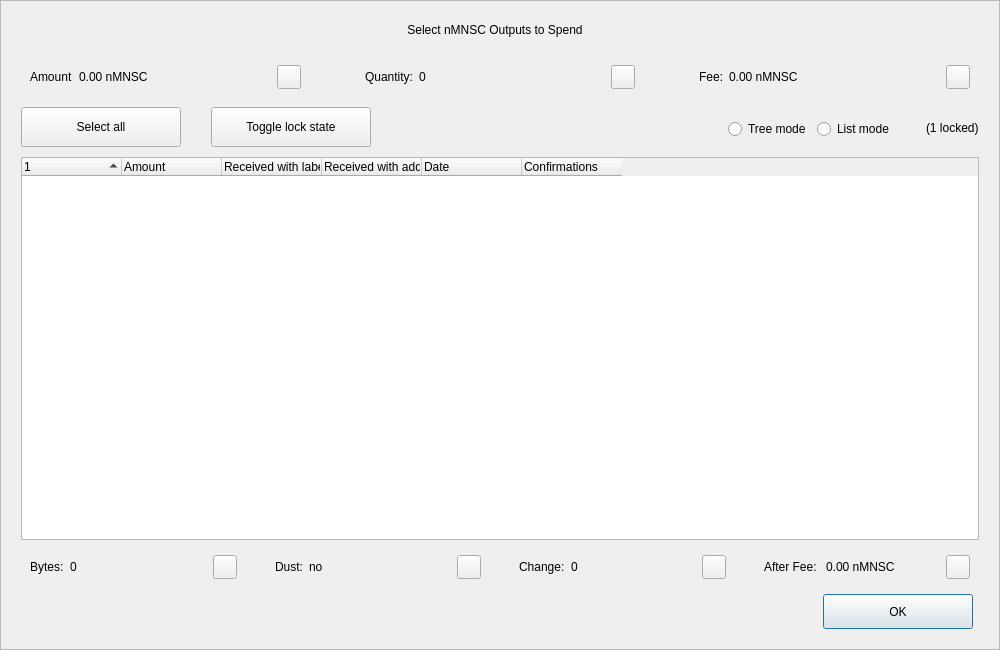
<?xml version="1.0" encoding="UTF-8"?>
<ui version="4.0">
 <class>CoinControlDialog</class>
 <widget class="QDialog" name="CoinControlDialog">
  <property name="geometry">
   <rect>
    <x>0</x>
    <y>0</y>
    <width>1000</width>
    <height>650</height>
   </rect>
  </property>
  <property name="minimumSize">
   <size>
    <width>950</width>
    <height>650</height>
   </size>
  </property>
  <property name="windowTitle">
   <string>Coin Selection</string>
  </property>
  <property name="styleSheet">
   <string notr="true"/>
  </property>
  <layout class="QVBoxLayout" name="verticalLayout">
   <property name="spacing">
    <number>0</number>
   </property>
   <property name="leftMargin">
    <number>0</number>
   </property>
   <property name="topMargin">
    <number>0</number>
   </property>
   <property name="rightMargin">
    <number>0</number>
   </property>
   <property name="bottomMargin">
    <number>0</number>
   </property>
   <item>
    <widget class="QFrame" name="frameContainer">
     <property name="toolTipDuration">
      <number>0</number>
     </property>
     <property name="frameShape">
      <enum>QFrame::StyledPanel</enum>
     </property>
     <property name="frameShadow">
      <enum>QFrame::Raised</enum>
     </property>
     <layout class="QVBoxLayout" name="verticalLayout_2">
      <property name="leftMargin">
       <number>0</number>
      </property>
      <property name="rightMargin">
       <number>0</number>
      </property>
      <property name="bottomMargin">
       <number>20</number>
      </property>
      <item>
       <layout class="QHBoxLayout" name="horizontalLayout_12">
        <property name="spacing">
         <number>0</number>
        </property>
        <property name="leftMargin">
         <number>20</number>
        </property>
        <property name="rightMargin">
         <number>30</number>
        </property>
        <item>
         <spacer name="horizontalSpacer_4">
          <property name="orientation">
           <enum>Qt::Horizontal</enum>
          </property>
          <property name="sizeHint" stdset="0">
           <size>
            <width>40</width>
            <height>20</height>
           </size>
          </property>
         </spacer>
        </item>
        <item>
         <widget class="QLabel" name="labelTitle">
          <property name="minimumSize">
           <size>
            <width>0</width>
            <height>40</height>
           </size>
          </property>
          <property name="maximumSize">
           <size>
            <width>16777215</width>
            <height>40</height>
           </size>
          </property>
          <property name="text">
           <string>Select nMNSC Outputs to Spend</string>
          </property>
          <property name="alignment">
           <set>Qt::AlignCenter</set>
          </property>
          <property name="margin">
           <number>7</number>
          </property>
         </widget>
        </item>
        <item>
         <spacer name="horizontalSpacer_5">
          <property name="orientation">
           <enum>Qt::Horizontal</enum>
          </property>
          <property name="sizeHint" stdset="0">
           <size>
            <width>40</width>
            <height>20</height>
           </size>
          </property>
         </spacer>
        </item>
       </layout>
      </item>
      <item>
       <layout class="QHBoxLayout" name="horizontalLayout_8">
        <property name="leftMargin">
         <number>20</number>
        </property>
        <property name="rightMargin">
         <number>20</number>
        </property>
        <item>
         <widget class="QWidget" name="layoutAmount" native="true">
          <layout class="QHBoxLayout" name="horizontalLayout_9" stretch="0,1,0">
           <item>
            <widget class="QLabel" name="labelCoinControlAmountText">
             <property name="text">
              <string>Amount</string>
             </property>
            </widget>
           </item>
           <item>
            <widget class="QLabel" name="labelCoinControlAmount">
             <property name="text">
              <string>0.00 nMNSC</string>
             </property>
            </widget>
           </item>
           <item alignment="Qt::AlignHCenter|Qt::AlignVCenter">
            <widget class="QPushButton" name="pushButtonAmount">
             <property name="minimumSize">
              <size>
               <width>0</width>
               <height>24</height>
              </size>
             </property>
             <property name="maximumSize">
              <size>
               <width>24</width>
               <height>26</height>
              </size>
             </property>
             <property name="focusPolicy">
              <enum>Qt::NoFocus</enum>
             </property>
             <property name="styleSheet">
              <string notr="true">padding-bottom:2px;
padding-right:4px;</string>
             </property>
             <property name="text">
              <string/>
             </property>
            </widget>
           </item>
          </layout>
         </widget>
        </item>
        <item>
         <spacer name="horizontalSpacer_2">
          <property name="orientation">
           <enum>Qt::Horizontal</enum>
          </property>
          <property name="sizeType">
           <enum>QSizePolicy::Fixed</enum>
          </property>
          <property name="sizeHint" stdset="0">
           <size>
            <width>40</width>
            <height>20</height>
           </size>
          </property>
         </spacer>
        </item>
        <item>
         <widget class="QWidget" name="layoutQuantity" native="true">
          <layout class="QHBoxLayout" name="horizontalLayout_10" stretch="0,1,0">
           <item>
            <widget class="QLabel" name="labelCoinControlQuantityText">
             <property name="text">
              <string>Quantity:</string>
             </property>
            </widget>
           </item>
           <item>
            <widget class="QLabel" name="labelCoinControlQuantity">
             <property name="text">
              <string>0</string>
             </property>
            </widget>
           </item>
           <item alignment="Qt::AlignHCenter|Qt::AlignVCenter">
            <widget class="QPushButton" name="pushButtonQuantity">
             <property name="minimumSize">
              <size>
               <width>0</width>
               <height>24</height>
              </size>
             </property>
             <property name="maximumSize">
              <size>
               <width>24</width>
               <height>26</height>
              </size>
             </property>
             <property name="focusPolicy">
              <enum>Qt::NoFocus</enum>
             </property>
             <property name="styleSheet">
              <string notr="true">padding-bottom:2px;
               padding-right:4px;</string>
             </property>
             <property name="text">
              <string/>
             </property>
            </widget>
           </item>
          </layout>
         </widget>
        </item>
        <item>
         <spacer name="horizontalSpacer_22">
          <property name="orientation">
           <enum>Qt::Horizontal</enum>
          </property>
          <property name="sizeType">
           <enum>QSizePolicy::Fixed</enum>
          </property>
          <property name="sizeHint" stdset="0">
           <size>
            <width>40</width>
            <height>20</height>
           </size>
          </property>
         </spacer>
        </item>
        <item>
         <widget class="QWidget" name="layoutFee" native="true">
          <layout class="QHBoxLayout" name="horizontalLayout_11" stretch="0,1,0">
           <item>
            <widget class="QLabel" name="labelCoinControlFeeText">
             <property name="text">
              <string>Fee:</string>
             </property>
            </widget>
           </item>
           <item>
            <widget class="QLabel" name="labelCoinControlFee">
             <property name="text">
              <string>0.00 nMNSC</string>
             </property>
            </widget>
           </item>
           <item alignment="Qt::AlignHCenter|Qt::AlignVCenter">
            <widget class="QPushButton" name="pushButtonFee">
             <property name="minimumSize">
              <size>
               <width>0</width>
               <height>24</height>
              </size>
             </property>
             <property name="maximumSize">
              <size>
               <width>24</width>
               <height>26</height>
              </size>
             </property>
             <property name="focusPolicy">
              <enum>Qt::NoFocus</enum>
             </property>
             <property name="styleSheet">
              <string notr="true">padding-bottom:2px;
               padding-right:4px;</string>
             </property>
             <property name="text">
              <string/>
             </property>
            </widget>
           </item>
          </layout>
         </widget>
        </item>
       </layout>
      </item>
      <item>
       <widget class="QFrame" name="frame">
        <property name="minimumSize">
         <size>
          <width>0</width>
          <height>40</height>
         </size>
        </property>
        <property name="styleSheet">
         <string notr="true">#frame {
	border:0;
}</string>
        </property>
        <property name="frameShape">
         <enum>QFrame::StyledPanel</enum>
        </property>
        <property name="frameShadow">
         <enum>QFrame::Sunken</enum>
        </property>
        <layout class="QHBoxLayout" name="horizontalLayout">
         <property name="spacing">
          <number>0</number>
         </property>
         <property name="leftMargin">
          <number>20</number>
         </property>
         <property name="topMargin">
          <number>0</number>
         </property>
         <property name="rightMargin">
          <number>20</number>
         </property>
         <property name="bottomMargin">
          <number>0</number>
         </property>
         <item>
          <layout class="QHBoxLayout" name="horizontalLayoutPanel" stretch="0,0,0,0,0,0">
           <property name="spacing">
            <number>20</number>
           </property>
           <item>
            <widget class="QPushButton" name="pushButtonSelectAll">
             <property name="sizePolicy">
              <sizepolicy hsizetype="Maximum" vsizetype="Fixed">
               <horstretch>0</horstretch>
               <verstretch>0</verstretch>
              </sizepolicy>
             </property>
             <property name="minimumSize">
              <size>
               <width>160</width>
               <height>40</height>
              </size>
             </property>
             <property name="maximumSize">
              <size>
               <width>16777215</width>
               <height>40</height>
              </size>
             </property>
             <property name="text">
              <string>Select all</string>
             </property>
             <property name="checkable">
              <bool>true</bool>
             </property>
             <property name="checked">
              <bool>false</bool>
             </property>
             <property name="autoExclusive">
              <bool>false</bool>
             </property>
             <property name="autoDefault">
              <bool>false</bool>
             </property>
            </widget>
           </item>
           <item>
            <spacer name="horizontalSpacer_6">
             <property name="orientation">
              <enum>Qt::Horizontal</enum>
             </property>
             <property name="sizeType">
              <enum>QSizePolicy::Fixed</enum>
             </property>
             <property name="sizeHint" stdset="0">
              <size>
               <width>10</width>
               <height>20</height>
              </size>
             </property>
            </spacer>
           </item>
           <item>
            <widget class="QPushButton" name="pushButtonToggleLock">
             <property name="sizePolicy">
              <sizepolicy hsizetype="Maximum" vsizetype="Fixed">
               <horstretch>0</horstretch>
               <verstretch>0</verstretch>
              </sizepolicy>
             </property>
             <property name="minimumSize">
              <size>
               <width>160</width>
               <height>40</height>
              </size>
             </property>
             <property name="maximumSize">
              <size>
               <width>16777215</width>
               <height>40</height>
              </size>
             </property>
             <property name="text">
              <string>Toggle lock state</string>
             </property>
             <property name="checkable">
              <bool>true</bool>
             </property>
             <property name="autoExclusive">
              <bool>false</bool>
             </property>
             <property name="autoDefault">
              <bool>false</bool>
             </property>
            </widget>
           </item>
           <item>
            <spacer name="horizontalSpacer_7">
             <property name="orientation">
              <enum>Qt::Horizontal</enum>
             </property>
             <property name="sizeType">
              <enum>QSizePolicy::Expanding</enum>
             </property>
             <property name="sizeHint" stdset="0">
              <size>
               <width>30</width>
               <height>20</height>
              </size>
             </property>
            </spacer>
           </item>
           <item alignment="Qt::AlignRight">
            <widget class="QGroupBox" name="groupBox_2">
             <property name="styleSheet">
              <string notr="true">#groupBox_2 {
    background-color:transparent;
    border-radius:0;
}</string>
             </property>
             <property name="title">
              <string/>
             </property>
             <layout class="QHBoxLayout" name="horizontalLayout_14">
              <item>
               <widget class="QRadioButton" name="radioTreeMode">
                <property name="sizePolicy">
                 <sizepolicy hsizetype="Maximum" vsizetype="Fixed">
                  <horstretch>0</horstretch>
                  <verstretch>0</verstretch>
                 </sizepolicy>
                </property>
                <property name="text">
                 <string>Tree mode</string>
                </property>
               </widget>
              </item>
              <item>
               <widget class="QRadioButton" name="radioListMode">
                <property name="sizePolicy">
                 <sizepolicy hsizetype="Maximum" vsizetype="Fixed">
                  <horstretch>0</horstretch>
                  <verstretch>0</verstretch>
                 </sizepolicy>
                </property>
                <property name="text">
                 <string>List mode</string>
                </property>
                <property name="checked">
                 <bool>false</bool>
                </property>
               </widget>
              </item>
             </layout>
            </widget>
           </item>
           <item>
            <widget class="QLabel" name="labelLocked">
             <property name="text">
              <string>(1 locked)</string>
             </property>
            </widget>
           </item>
          </layout>
         </item>
        </layout>
       </widget>
      </item>
      <item>
       <layout class="QHBoxLayout" name="horizontalLayout_13">
        <property name="leftMargin">
         <number>20</number>
        </property>
        <property name="rightMargin">
         <number>20</number>
        </property>
        <item>
         <widget class="CoinControlTreeWidget" name="treeWidget">
          <property name="contextMenuPolicy">
           <enum>Qt::CustomContextMenu</enum>
          </property>
          <property name="styleSheet">
           <string notr="true"/>
          </property>
          <property name="sortingEnabled">
           <bool>false</bool>
          </property>
          <property name="columnCount">
           <number>6</number>
          </property>
          <attribute name="headerShowSortIndicator" stdset="0">
           <bool>true</bool>
          </attribute>
          <attribute name="headerStretchLastSection">
           <bool>false</bool>
          </attribute>
          <column>
           <property name="text">
            <string/>
           </property>
          </column>
          <column>
           <property name="text">
            <string>Amount</string>
           </property>
          </column>
          <column>
           <property name="text">
            <string>Received with label</string>
           </property>
          </column>
          <column>
           <property name="text">
            <string>Received with address</string>
           </property>
          </column>
          <column>
           <property name="text">
            <string>Date</string>
           </property>
          </column>
          <column>
           <property name="text">
            <string>Confirmations</string>
           </property>
           <property name="toolTip">
            <string>Confirmed</string>
           </property>
          </column>
         </widget>
        </item>
       </layout>
      </item>
      <item>
       <layout class="QHBoxLayout" name="horizontalLayout_3">
        <property name="spacing">
         <number>20</number>
        </property>
        <property name="leftMargin">
         <number>20</number>
        </property>
        <property name="rightMargin">
         <number>20</number>
        </property>
        <item>
         <widget class="QWidget" name="layoutBytes" native="true">
          <layout class="QHBoxLayout" name="horizontalLayout_4" stretch="0,1,0">
           <item>
            <widget class="QLabel" name="labelCoinControlBytesText">
             <property name="text">
              <string>Bytes:</string>
             </property>
            </widget>
           </item>
           <item>
            <widget class="QLabel" name="labelCoinControlBytes">
             <property name="text">
              <string>0</string>
             </property>
            </widget>
           </item>
           <item alignment="Qt::AlignHCenter|Qt::AlignVCenter">
            <widget class="QPushButton" name="pushButtonBytes">
             <property name="minimumSize">
              <size>
               <width>0</width>
               <height>24</height>
              </size>
             </property>
             <property name="maximumSize">
              <size>
               <width>24</width>
               <height>26</height>
              </size>
             </property>
             <property name="focusPolicy">
              <enum>Qt::NoFocus</enum>
             </property>
             <property name="styleSheet">
              <string notr="true">padding-bottom:2px;
               padding-right:4px;</string>
             </property>
             <property name="text">
              <string/>
             </property>
            </widget>
           </item>
          </layout>
         </widget>
        </item>
        <item>
         <widget class="QWidget" name="layoutDust" native="true">
          <layout class="QHBoxLayout" name="horizontalLayout_5" stretch="0,1,0">
           <item>
            <widget class="QLabel" name="labelCoinControlLowOutputText">
             <property name="text">
              <string>Dust:</string>
             </property>
            </widget>
           </item>
           <item>
            <widget class="QLabel" name="labelCoinControlLowOutput">
             <property name="text">
              <string>no</string>
             </property>
            </widget>
           </item>
           <item alignment="Qt::AlignHCenter|Qt::AlignVCenter">
            <widget class="QPushButton" name="pushButtonDust">
             <property name="minimumSize">
              <size>
               <width>0</width>
               <height>24</height>
              </size>
             </property>
             <property name="maximumSize">
              <size>
               <width>24</width>
               <height>26</height>
              </size>
             </property>
             <property name="focusPolicy">
              <enum>Qt::NoFocus</enum>
             </property>
             <property name="styleSheet">
              <string notr="true">padding-bottom:2px;
               padding-right:4px;</string>
             </property>
             <property name="text">
              <string/>
             </property>
            </widget>
           </item>
          </layout>
         </widget>
        </item>
        <item>
         <widget class="QWidget" name="layoutChange" native="true">
          <layout class="QHBoxLayout" name="horizontalLayout_6" stretch="0,1,0">
           <item>
            <widget class="QLabel" name="labelCoinControlChangeText">
             <property name="text">
              <string>Change:</string>
             </property>
            </widget>
           </item>
           <item>
            <widget class="QLabel" name="labelCoinControlChange">
             <property name="text">
              <string>0</string>
             </property>
            </widget>
           </item>
           <item alignment="Qt::AlignHCenter|Qt::AlignVCenter">
            <widget class="QPushButton" name="pushButtonChange">
             <property name="minimumSize">
              <size>
               <width>0</width>
               <height>24</height>
              </size>
             </property>
             <property name="maximumSize">
              <size>
               <width>24</width>
               <height>26</height>
              </size>
             </property>
             <property name="focusPolicy">
              <enum>Qt::NoFocus</enum>
             </property>
             <property name="styleSheet">
              <string notr="true">padding-bottom:2px;
               padding-right:4px;</string>
             </property>
             <property name="text">
              <string/>
             </property>
            </widget>
           </item>
          </layout>
         </widget>
        </item>
        <item>
         <widget class="QWidget" name="layoutAfter" native="true">
          <layout class="QHBoxLayout" name="horizontalLayout_7" stretch="0,1,0">
           <item>
            <widget class="QLabel" name="labelCoinControlAfterFeeText">
             <property name="text">
              <string>After Fee: </string>
             </property>
            </widget>
           </item>
           <item>
            <widget class="QLabel" name="labelCoinControlAfterFee">
             <property name="text">
              <string>0.00 nMNSC</string>
             </property>
            </widget>
           </item>
           <item alignment="Qt::AlignHCenter|Qt::AlignVCenter">
            <widget class="QPushButton" name="pushButtonAlterFee">
             <property name="minimumSize">
              <size>
               <width>0</width>
               <height>24</height>
              </size>
             </property>
             <property name="maximumSize">
              <size>
               <width>24</width>
               <height>26</height>
              </size>
             </property>
             <property name="focusPolicy">
              <enum>Qt::NoFocus</enum>
             </property>
             <property name="styleSheet">
              <string notr="true">padding-bottom:2px;
               padding-right:4px;</string>
             </property>
             <property name="text">
              <string/>
             </property>
            </widget>
           </item>
          </layout>
         </widget>
        </item>
       </layout>
      </item>
      <item>
       <layout class="QHBoxLayout" name="horizontalLayout_2">
        <property name="spacing">
         <number>0</number>
        </property>
        <property name="leftMargin">
         <number>20</number>
        </property>
        <property name="rightMargin">
         <number>26</number>
        </property>
        <item>
         <spacer name="horizontalSpacer_3">
          <property name="orientation">
           <enum>Qt::Horizontal</enum>
          </property>
          <property name="sizeHint" stdset="0">
           <size>
            <width>558</width>
            <height>20</height>
           </size>
          </property>
         </spacer>
        </item>
        <item>
         <widget class="QPushButton" name="pushButtonOk">
          <property name="minimumSize">
           <size>
            <width>150</width>
            <height>35</height>
           </size>
          </property>
          <property name="text">
           <string>OK</string>
          </property>
         </widget>
        </item>
       </layout>
      </item>
     </layout>
    </widget>
   </item>
  </layout>
 </widget>
 <customwidgets>
  <customwidget>
   <class>CoinControlTreeWidget</class>
   <extends>QTreeWidget</extends>
   <header>coincontroltreewidget.h</header>
  </customwidget>
 </customwidgets>
 <resources/>
 <connections/>
</ui>
